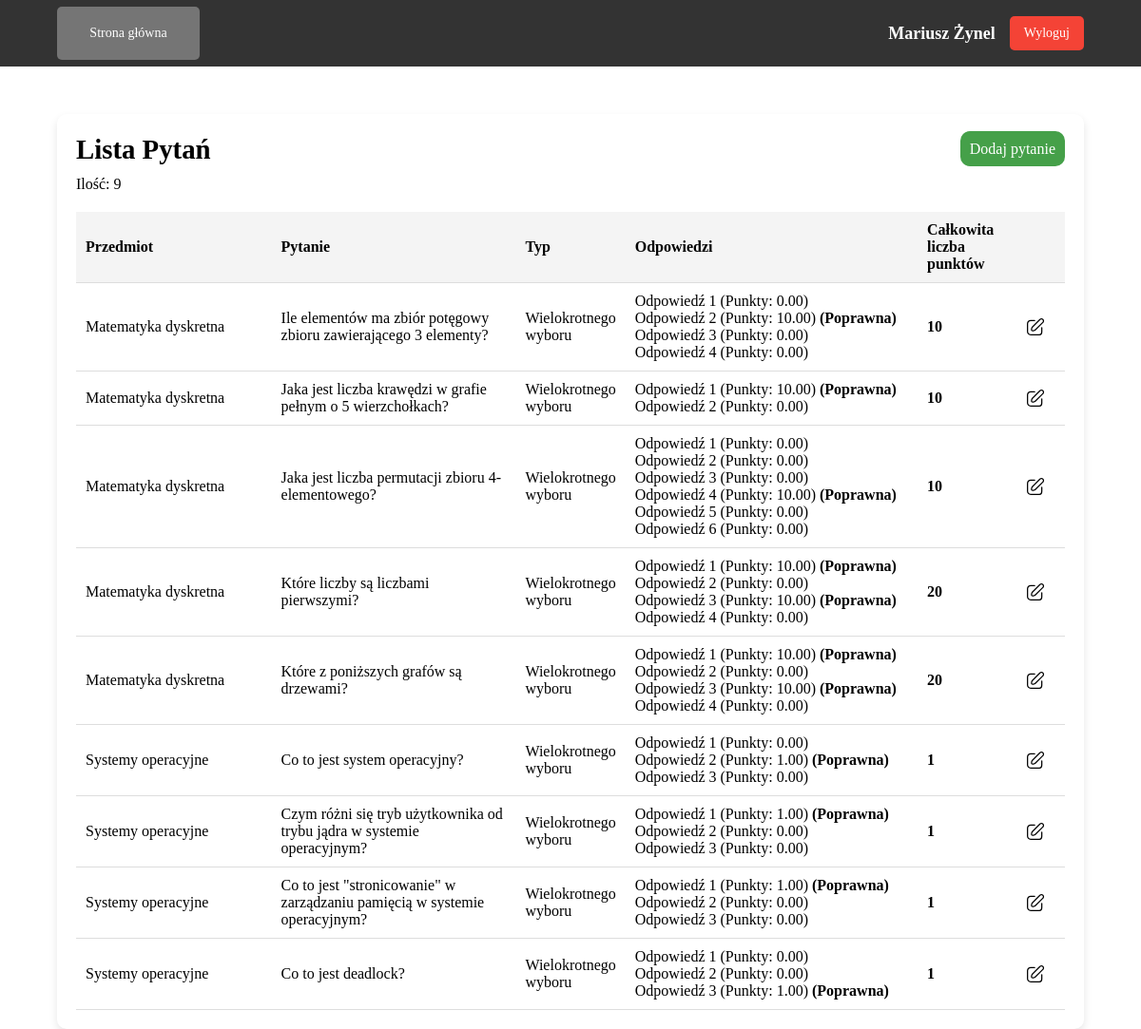
The page /teacher/questions.php (signed in) on the database as committed earlier.
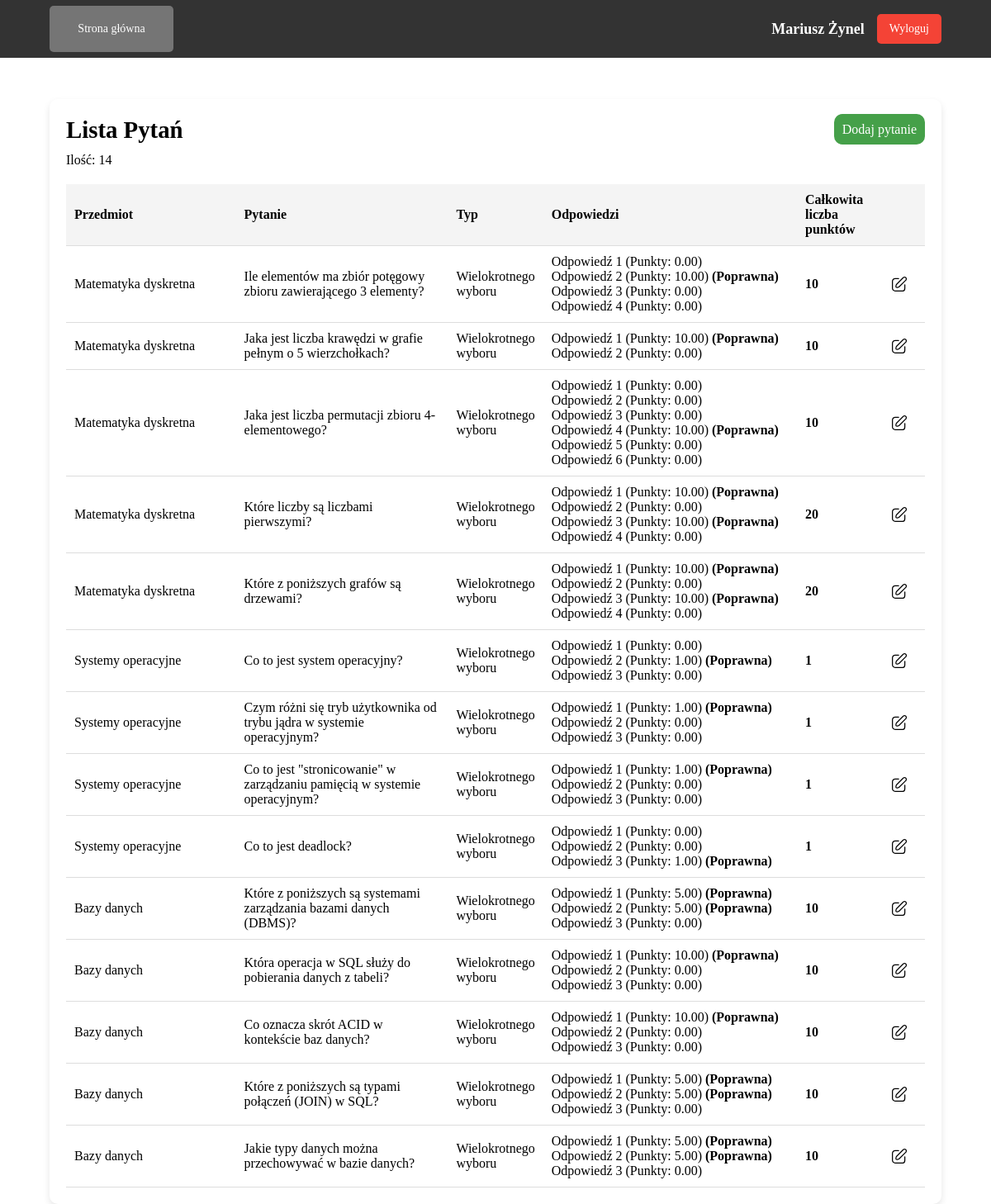
The same page on the database as committed later.
### tables this page shows
CREATE TABLE `tPytania` (
  `ID` int NOT NULL,
  `id_przedmiotu` int NOT NULL,
  `id_wykladowcy` int NOT NULL,
  `typ` varchar(255) DEFAULT NULL,
  `tresc` text NOT NULL,
  `data_stworzenia` datetime DEFAULT CURRENT_TIMESTAMP,
  `data_aktualizacji` datetime DEFAULT CURRENT_TIMESTAMP ON UPDATE CURRENT_TIMESTAMP
);

CREATE TABLE `tPrzedmioty` (
  `ID` int NOT NULL,
  `nazwa` varchar(100) NOT NULL,
  `uwagi` text,
  `id_kierunku` int DEFAULT NULL
);

CREATE TABLE `tOdpowiedzi` (
  `ID` int NOT NULL,
  `id_pytania` int NOT NULL,
  `tresc` text NOT NULL,
  `data_stworzenia` datetime DEFAULT CURRENT_TIMESTAMP,
  `data_aktualizacji` datetime DEFAULT CURRENT_TIMESTAMP ON UPDATE CURRENT_TIMESTAMP,
  `correct` tinyint(1) NOT NULL,
  `punkty` decimal(5,2) NOT NULL DEFAULT '0.00'
);

### config/functions.php (called while the page is built, shortened)
<?php
    function getGroupCountByTeacherId($conn, $table, $userId) {
        $query = "  SELECT
                        COUNT(*)
                    FROM
                        $table
                    WHERE
                        id_wykladowcy = '$userId'";
        $result = mysqli_query($conn, $query);
        $row = mysqli_fetch_row($result);
        return $row[0];
    }
    function getTableInfoByUserId($conn, $table, $userId) {
        $query = "SELECT * FROM $table WHERE id_wykladowcy = $userId";
        return mysqli_query($conn, $query);
    }
?>

### public/teacher/questions.php (the view, shortened to what this page needs)
<?php
    require_once('../../config/connect.php');
    require_once('../../config/functions.php');
    $userId = $_SESSION['user_id'];
    $QuestionCount = getGroupCountByTeacherId($conn, 'tPytania', $userId);
    $QuestionInfo = getTableInfoByUserId($conn, 'tPytania', $userId);
    function getAnswersByQuestionId($conn, $questionId) {
        $query = "SELECT * FROM tOdpowiedzi WHERE id_pytania = $questionId";
        return mysqli_query($conn, $query);
    }
    function getSubjectNameById($conn, $subjectId) {
        $subjectQuery = "SELECT nazwa FROM tPrzedmioty WHERE id = $subjectId";
        $result = mysqli_query($conn, $subjectQuery);
        if ($result) {
            $subject = mysqli_fetch_assoc($result);
            return $subject['nazwa'];
        } else {
            return null;
        }
    }
?>
<!DOCTYPE html>
<html lang="en">
<head>
    <link rel="stylesheet" href="../../assets/css/main.css">
</head>
<body>
    <header>
        <div class="header-content">
            <div class="left-header">
                <a class="nav-btn" href="teacher_dashboard.php">Strona główna</a>
            </div>
            <div class="right-header">
                <span class="name"><?php echo $_SESSION['user_name'] . ' ' . $_SESSION['user_surname']; ?></span>
                <?php
                    include('../../includes/logout_modal.php');
                ?>
            </div>
        </div>
    </header>
    <main class="main">
        <div class="container">
            <div class="title">
                <h1>Lista Pytań</h1>
                <div class="questions">
                    <a class="" style="background: #45a049; color: white; padding: 10px; border-radius: 10px;" href="add_multichoice.php">Dodaj pytanie</a>
                </div>
            </div>
            <p>Ilość: <?php echo $QuestionCount; ?></p>
            <table>
                <thead>
                    <tr>
                        <th style="width: 20%;">Przedmiot</th>
                        <th style="width: 25%;">Pytanie</th>
                        <th style="width: 10%;">Typ</th>
                        <th style="width: 30%;">Odpowiedzi</th>
                        <th style="width: 10%;">Całkowita liczba punktów</th>
                        <th style="width: 5%;"></th>
                    </tr>
                </thead>
                <tbody>
                    <?php while ($QuestionData = mysqli_fetch_assoc($QuestionInfo)): ?>
                        <tr>
                        <?php
                            $subjectId = $QuestionData['id_przedmiotu'];
                            $subjectName = getSubjectNameById($conn, $subjectId);
                        ?>
                            <td><?php echo $subjectName; ?></td>
                            <td><?php echo $QuestionData['tresc']; ?></td>
                            <td><?php echo $QuestionData['typ']; ?></td>
                            <td>
                                <ul>
                                    <?php
                                    $answers = getAnswersByQuestionId($conn, $QuestionData['ID']);
                                    $totalPoints = 0;
                                    $questionNumber = 1;
                                    while ($answer = $answers->fetch_assoc()):
                                        $totalPoints += $answer['punkty'];
                                    ?>
                                        <li>
                                            Odpowiedź <?php echo $questionNumber; ?>
                                            (Punkty: <?php echo number_format($answer['punkty'], 2); ?>)
                                            <?php if ($answer['correct'] == 1): ?>
                                                <strong>(Poprawna)</strong>
                                            <?php endif; ?>
                                        </li>
                                    <?php
                                        $questionNumber++;
                                    endwhile;
                                    ?>
                                </ul>
                            </td>
                            <td>
                                <strong><?php echo $totalPoints; ?></strong>
                            </td>
                            <td>
                                <a href="edit_question.php?question_id=<?php echo $QuestionData['ID']; ?>" class="btn-edit">
                                    <img src="../../assets/images/icons/edit.svg" class="edit-icon">
                                </a>
                            </td>
                        </tr>
                    <?php endwhile; ?>
                </tbody>
            </table>
        </div>
    </main>
</body>
</html>

### includes/logout_modal.php (shortened to what this page needs)
<button id="logoutBtn" class="logout-btn" onclick="LogoutModal()">Wyloguj</button>

### assets/css/main.css (style rules this page uses)
* { padding: 0px; margin: 0px; border: none; }
*, *::before, *::after { box-sizing: border-box; }
a, a:link, a:visited { text-decoration: none; }
aside, nav, footer, header, section, main { display: block; }
h1, h2, h3, h4, h5, h6, p { font-size: inherit; font-weight: inherit; }
ul, ul li { list-style: none; }
img { vertical-align: top; }
img, svg { max-width: 100%; height: auto; }
input, textarea, button, select { font-family: inherit; font-size: inherit; color: inherit; background-color: transparent; }
button, input[type=submit] { display: inline-block; box-shadow: none; background-color: transparent; background: none; cursor: pointer; }
h1 { font-size: 1.8rem; font-weight: bold; line-height: 1.2; }
p { margin-top: 10px; }
.container { width: 90%; padding: 20px; box-shadow: 0px 4px 8px rgba(0, 0, 0, 0.1); border-radius: 10px; }
.main { margin-top: 50px; display: flex; justify-content: center; align-items: center; }
header { height: 70px; width: 100%; background-color: #333333; display: flex; align-items: center; justify-content: center; }
.header-content { width: 90%; display: flex; justify-content: space-between; }
.right-header { display: flex; justify-content: space-between; align-items: center; gap: 15px; }
.left-header { display: flex; justify-content: space-between; align-items: center; gap: 15px; }
.nav-btn { background-color: #757575; color: white; width: 150px; padding: 20px 20px; cursor: pointer; font-size: 14px; border-radius: 5px; text-align: center; }
.name { font-size: 18px; font-weight: bold; color: #fff; }
.logout-btn { background-color: #f44336; color: white; border: none; padding: 10px 15px; cursor: pointer; font-size: 14px; border-radius: 5px; }
.title { display: flex; justify-content: space-between; align-items: center; }
.edit-icon { width: 20px; height: 20px; }
table { width: 100%; margin-top: 20px; border-collapse: collapse; }
th, td { padding: 10px; text-align: left; border-bottom: 1px solid #ddd; }
th { background-color: #f4f4f4; color: black; }

Rows that differ between the two databases and show on the page:
added tpytania: id_przedmiotu.nazwa "Bazy danych", tresc "Które z poniższych są systemami zarządzania bazami danych (DBMS)?", typ "Wielokrotnego wyboru", totalPoints "10"
added todpowiedzi: punkty "5.00", correct "(Poprawna)", shown under "Bazy danych"
added todpowiedzi: punkty "5.00", correct "(Poprawna)", shown under "Bazy danych"
added todpowiedzi: punkty "0.00", shown under "Bazy danych"
added tpytania: id_przedmiotu.nazwa "Bazy danych", tresc "Która operacja w SQL służy do pobierania danych z tabeli?", typ "Wielokrotnego wyboru", totalPoints "10"
added todpowiedzi: punkty "10.00", correct "(Poprawna)", shown under "Bazy danych"
added todpowiedzi: punkty "0.00", shown under "Bazy danych"
added todpowiedzi: punkty "0.00", shown under "Bazy danych"
added tpytania: id_przedmiotu.nazwa "Bazy danych", tresc "Co oznacza skrót ACID w kontekście baz danych?", typ "Wielokrotnego wyboru", totalPoints "10"
added todpowiedzi: punkty "10.00", correct "(Poprawna)", shown under "Bazy danych"
added todpowiedzi: punkty "0.00", shown under "Bazy danych"
added todpowiedzi: punkty "0.00", shown under "Bazy danych"
added tpytania: id_przedmiotu.nazwa "Bazy danych", tresc "Które z poniższych są typami połączeń (JOIN) w SQL?", typ "Wielokrotnego wyboru", totalPoints "10"
added todpowiedzi: punkty "5.00", correct "(Poprawna)", shown under "Bazy danych"
added todpowiedzi: punkty "5.00", correct "(Poprawna)", shown under "Bazy danych"
added todpowiedzi: punkty "0.00", shown under "Bazy danych"
added tpytania: id_przedmiotu.nazwa "Bazy danych", tresc "Jakie typy danych można przechowywać w bazie danych?", typ "Wielokrotnego wyboru", totalPoints "10"
added todpowiedzi: punkty "5.00", correct "(Poprawna)", shown under "Bazy danych"
added todpowiedzi: punkty "5.00", correct "(Poprawna)", shown under "Bazy danych"
added todpowiedzi: punkty "0.00", shown under "Bazy danych"
Other text that changed with them:
$QuestionCount: "9" → "14"
